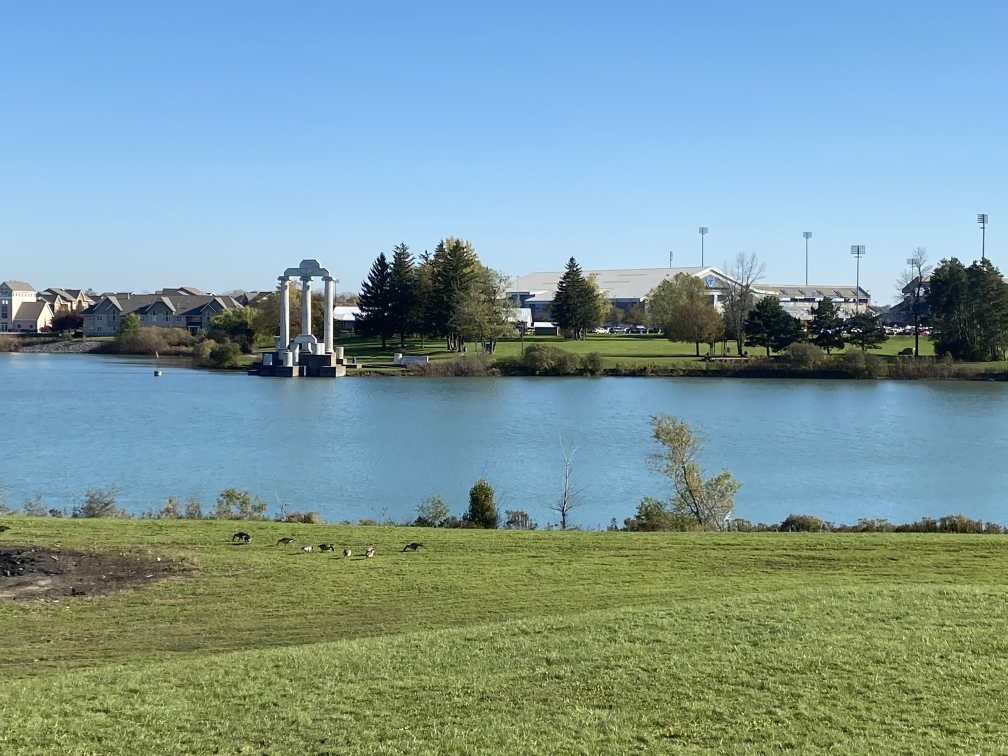
#> input picture Panorama creation using Image Stitching Techniques/right.jpg, 1008 x 756 px
$ python try_task1.py
#> lines starting #> are read from the running program, lines starting #| are printed output that depends on the picture
import cv2
import matplotlib.pyplot as plt
import numpy as np

img_1 = cv2.imread('right.jpg')
#> img_1 is the input picture: shape (756, 1008, 3); mean B, G, R 155.8, 154, 125.4
img_2 = cv2.imread('left.jpg')
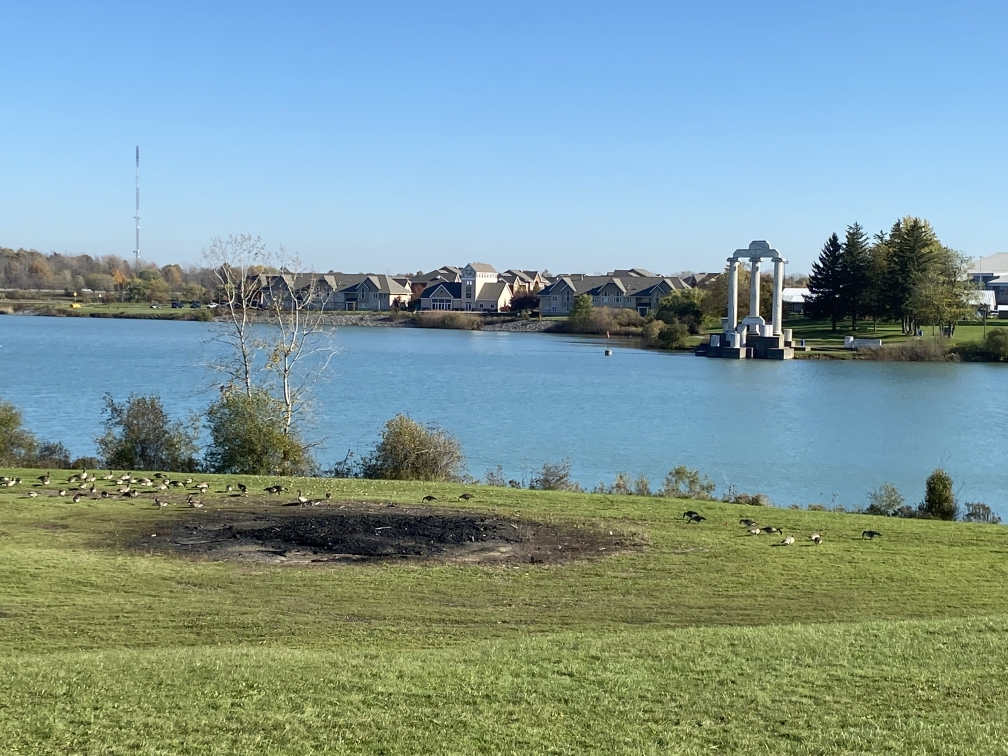
#> input picture Panorama creation using Image Stitching Techniques/left.jpg, 1008 x 756 px
#> img_2 is the input picture: shape (756, 1008, 3); mean B, G, R 153.1, 153.7, 127.4

img1 = cv2.cvtColor(img_1,cv2.COLOR_BGR2GRAY)
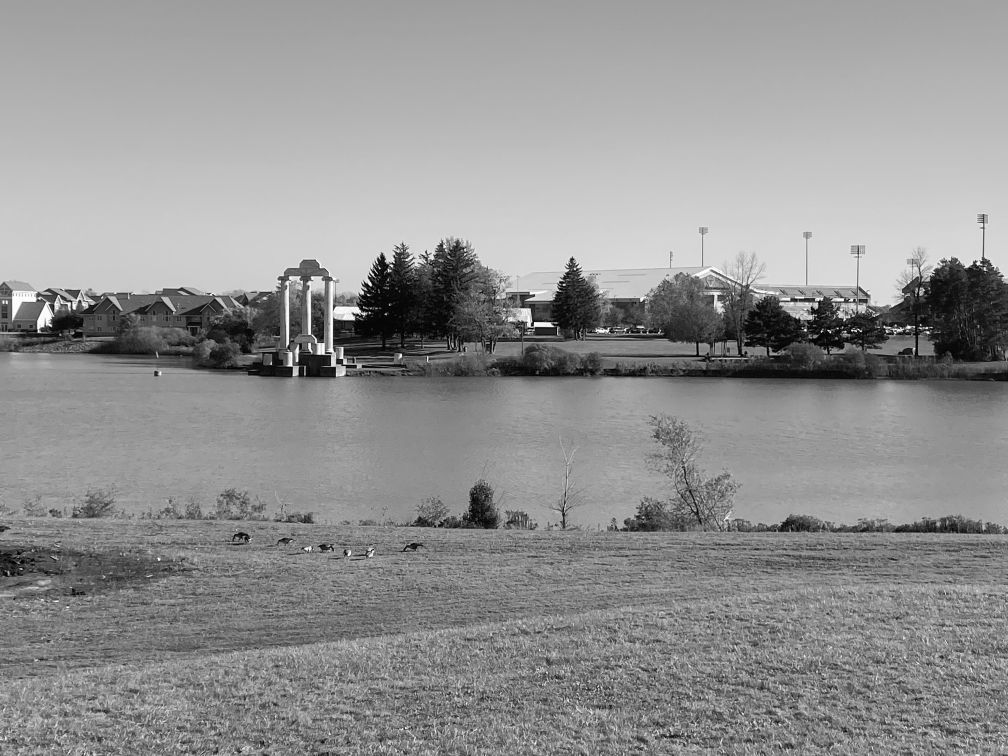
#> img1: shape (756, 1008); min 1, max 255, mean 145.7
img2 = cv2.cvtColor(img_2,cv2.COLOR_BGR2GRAY)
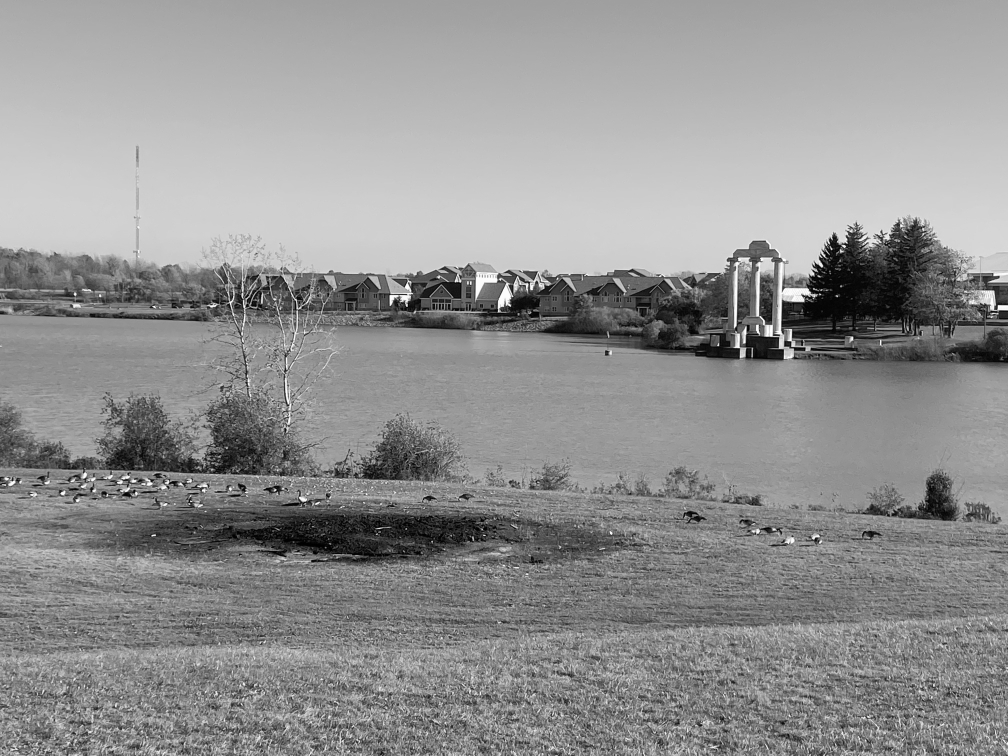
#> img2: shape (756, 1008); min 0, max 254, mean 145.7

sift = cv2.xfeatures2d.SIFT_create()
kp1, des1 = sift.detectAndCompute(img1,None)
#> kp1 = 4354 keypoints; strongest (x, y, size): (370, 284, 2.3), (908, 327, 2.4), (532, 324, 2.1), (549, 325, 3.9)
kp2, des2 = sift.detectAndCompute(img2,None)
#> kp2 = 4687 keypoints; strongest (x, y, size): (844, 246, 1.9), (821, 265, 2.4), (75, 294, 1.8), (1001, 307, 4)

bf = cv2.BFMatcher()
matches = bf.knnMatch(des1,des2, k=2)
#> matches = 4354 matches

good = []
for m in matches:
    if (m[0].distance < 0.5*m[1].distance):
        good.append(m)
#> after the loop, good = 653 matches
matches = np.asarray(good)

if (len(matches[:,0]) >= 4):
    src = np.float32([ kp1[m.queryIdx].pt for m in matches[:,0] ]).reshape(-1,1,2)
#> src = 653 rows, first 8: [7.82, 287.9], [9.45, 564.8], [10.16, 300.8], [11.33, 648.8], [12.27, 574], [12.39, 347.6], [13.15, 353.2], [13.68, 562.7]
    dst = np.float32([ kp2[m.trainIdx].pt for m in matches[:,0] ]).reshape(-1,1,2)
#> dst = 653 rows, first 8: [472.1, 269.6], [473.9, 531.1], [473.9, 281.6], [476.9, 610.2], [476.3, 539.6], [475.1, 326.1], [474.9, 331.6], [477.7, 529.2]
    H, masked = cv2.findHomography(src, dst, cv2.RANSAC, 5.0)
#> H = [[0.811, 0.0213, 454.9], [-0.0538, 0.938, -0.0862], [-0.000193, 7.94e-08, 1]]; masked = 653 values, max 1 at index 0, min 0 at index 307, mean 0.904
else:
    raise AssertionError('Can’t find enough keypoints.')

dst = cv2.warpPerspective(img_1,H,((img_1.shape[1] + img_2.shape[1]), img_2.shape[0])) #wraped image
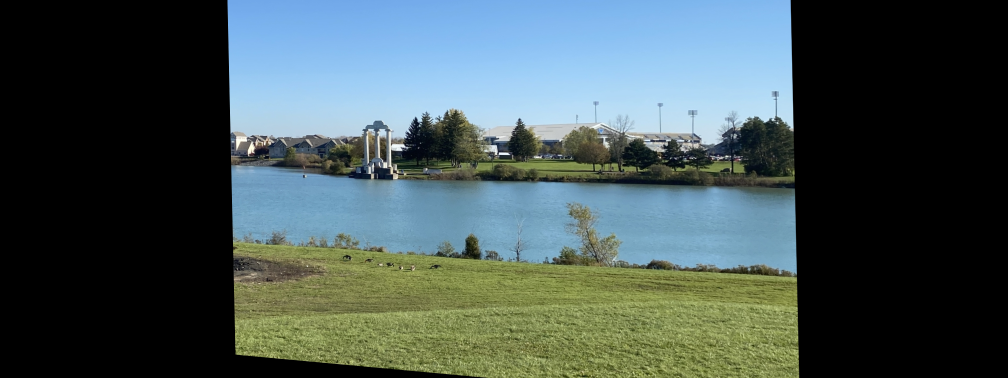
#> dst: shape (756, 2016, 3) (shown at 1/2 size); mean B, G, R 84.6, 84.6, 69.2
dst[0:img_2.shape[0], 0:img_2.shape[1]] = img_2 #stitched image
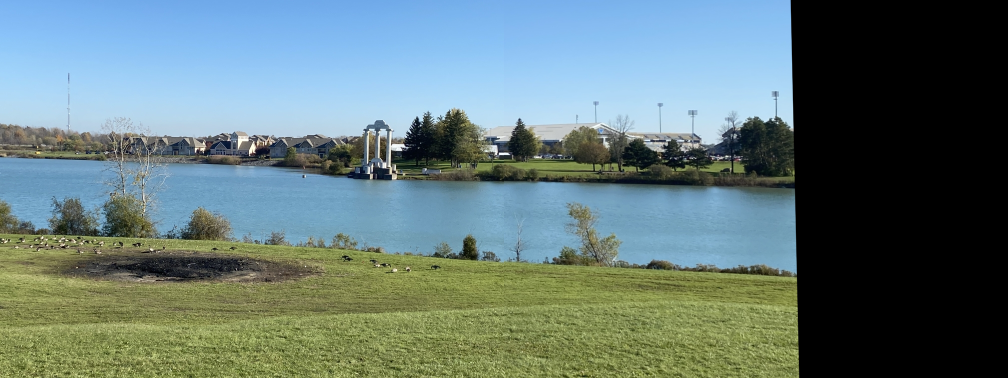
#> dst: shape (756, 2016, 3) (shown at 1/2 size); mean B, G, R 120.4, 121.3, 100.1
cv2.imwrite('output.jpg',dst)
plt.imshow(dst)
plt.show()
